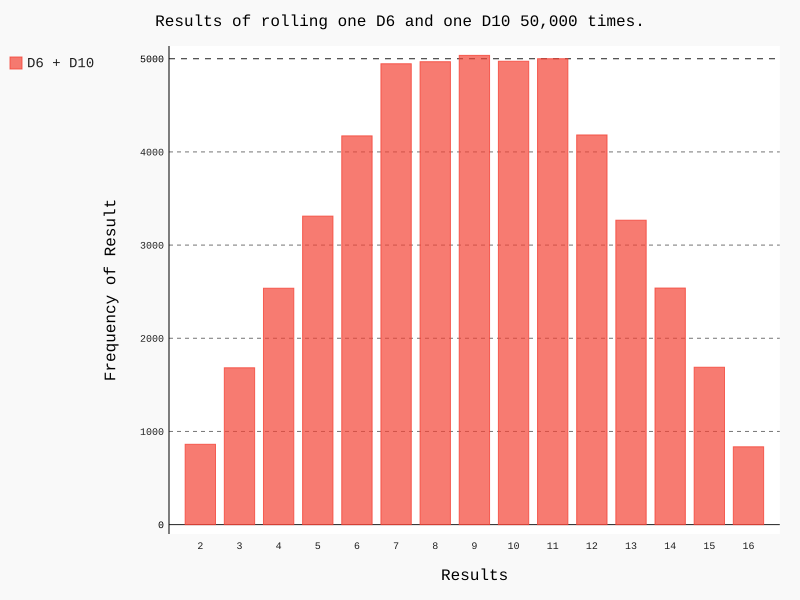

This figure's Python source:
"""Visualize a Die"""

import pygal

from die import Die


# Create a D6
die_1 = Die()
die_2 = Die(10)

# Roll it several times and store the results in a list
results = []
for roll_num in range(50000):
    result = die_1.roll() + die_2.roll()
    results.append(result)

# Analyse the results
frequencies = []
for value in range(2, die_1.num_sides + die_2.num_sides + 1):
    frequency = results.count(value)
    frequencies.append(frequency)

# Visualize the results
hist = pygal.Bar()

hist.title = "Results of rolling one D6 and one D10 50,000 times."
hist.x_labels = [str(x) for x in range(2, 17)]
hist.x_title = "Results"
hist.y_title = "Frequency of Result"

hist.add('D6 + D10', frequencies)
hist.render_to_file('die_visual.svg')
